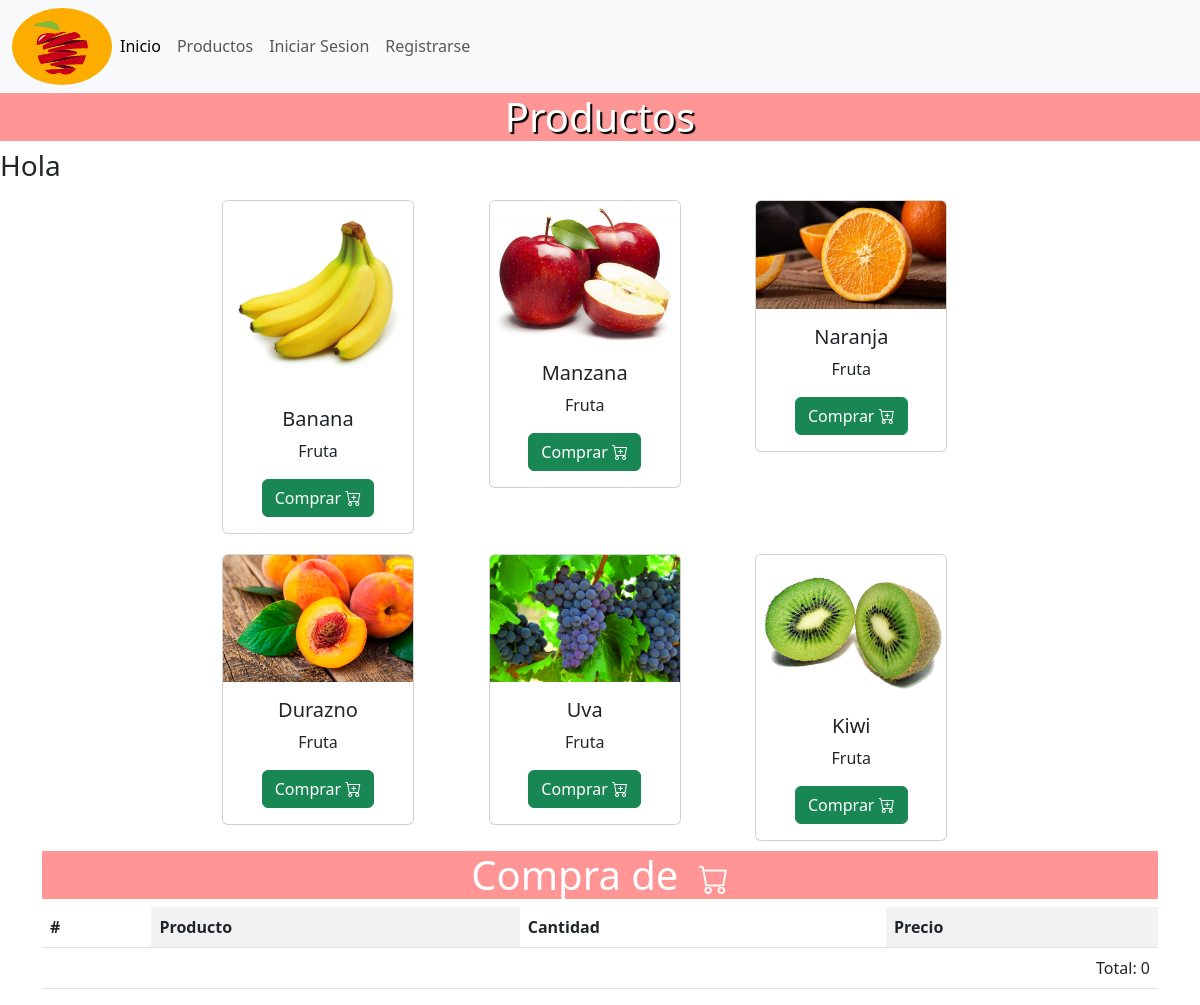
The app's page /tienda/ with its own data.
### productos/models.py (models this page shows, shortened)
class Producto(models.Model):
    nombre = models.CharField(max_length=100)
    precio = models.FloatField()
    imagen = models.ImageField(upload_to='productos')
    categoria = models.ForeignKey(Categoria, on_delete=models.CASCADE)
    created = models.DateField(auto_now_add=True)
    class Meta:
        verbose_name= 'producto'
        verbose_name_plural = 'productos'

class Categoria(models.Model):
    nombre = models.CharField(max_length=50)
    created = models.DateField(auto_now_add=True)
    class Meta:
        verbose_name= 'categoria'
        verbose_name_plural = 'categorias'
    def __str__(self):
        return self.nombre

### tienda/views.py (the view)
# urls.py: path('tienda/', include('tienda.urls')),
def tienda(request):
    productos = Producto.objects.all()
    carro = Carro(request)
    total = carro.obtener_total()
    if request.method == 'GET':
        return render(request, 'tienda.html',{
            'productos':productos,
            'total':total
        })

### carrito/carrito.py (called while the page is built)
    def obtener_total(self):
        total = 0
        for key in self.carro.keys():
            total += self.carro[key]['precio']
        return total

### tienda/templates/tienda.html (shortened to what this page needs)
{% extends 'base.html' %}
{% block content %}
    <h1 class="productos h1-shadow">Productos</h1>
    <h3>Hola {{user.username}}</h3>
    <div class="container">
        <div class="row" style="max-width: 800px; margin: 0 auto;">
            {% for producto in productos %}
            <div class="col-4">
                <div class="card text-center card-fruta" style="width: 12rem;">
                    <img src="{{producto.imagen.url}}" class="card-img-top" alt="imagen de producto">
                    <div class="card-body">
                    <h5 class="card-title">{{producto.nombre}}</h5>
                    <p class="card-text">{{producto.categoria}} </p>
                    <a href="{% url 'tienda:agregar-producto' producto.id %}" class="btn btn-success">Comprar
                        <i class="bi bi-cart-plus"></i>
                    </a>
                    </div>
                </div>
            </div>
            {% endfor %}
        </div>
    </div>
    {% include 'widget-carrito.html' %}
{% endblock %}

### base/static/css/style.css (style rules this page uses)
h1 { background-color: rgb(255, 149, 149); color: white; text-align: center; }
.productos { background-color: rgb(255, 150, 150); }
.card-fruta { margin: 10px; }
.h1-shadow { text-shadow: 2px 2px 1px black; }

### records on screen
Producto: imagen (picture), nombre "Banana", categoria "Fruta"
Producto: imagen (picture), nombre "Manzana", categoria "Fruta"
Producto: imagen (picture), nombre "Naranja", categoria "Fruta"
Producto: imagen (picture), nombre "Durazno", categoria "Fruta"
Producto: imagen (picture), nombre "Uva", categoria "Fruta"
Producto: imagen (picture), nombre "Kiwi", categoria "Fruta"

### other values on screen
{{ total }} "0"
